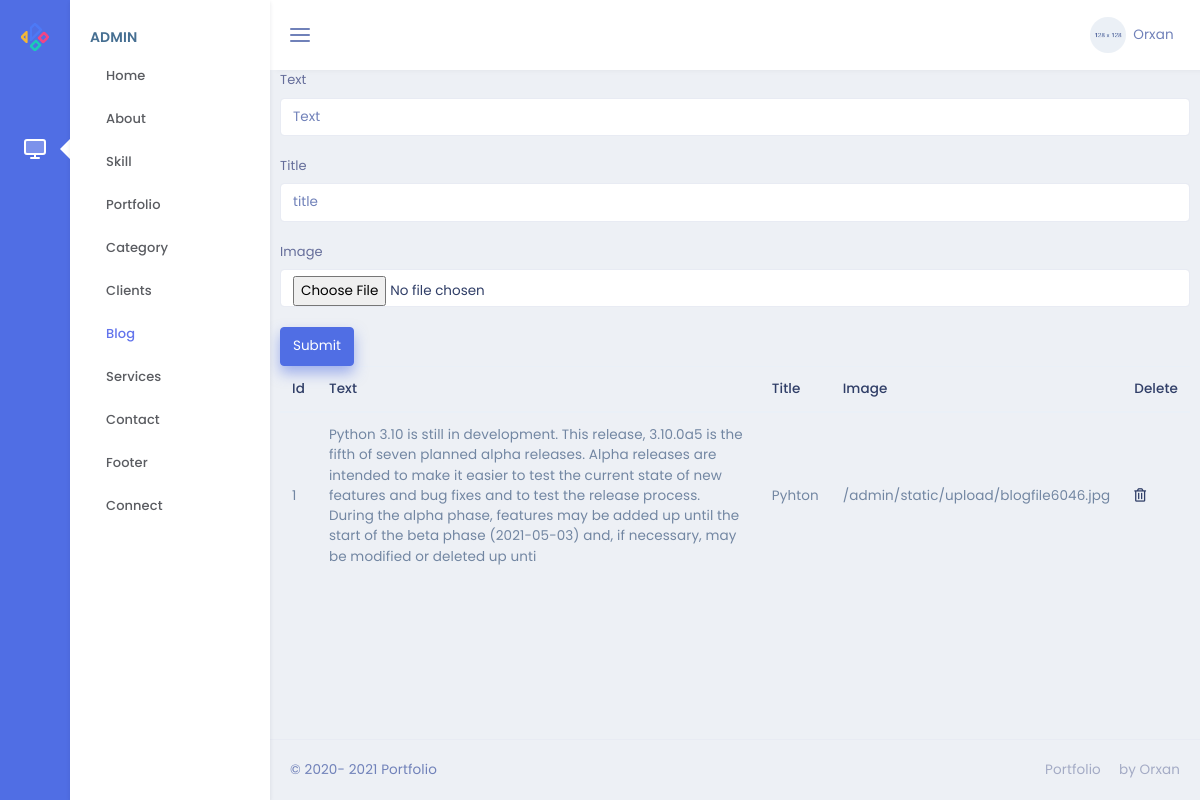
The page /admin/blog on the database its author committed.
### models.py (models this page shows)
class Blog(db.Model):
    id=db.Column(db.Integer,primary_key=True)
    text=db.Column(db.String(50),nullable=False)
    title=db.Column(db.String(50))
    image=db.Column(db.String)
    time=db.Column(db.DateTime)

### admin/routes.py (the view, shortened to what this page needs)
@admin.route('/blog' , methods=["POST","GET"])
def blog():
    blg=Blog.query.all()
    return render_template('admin/Blog/blog.html',blg=blg)

### admin/templates/admin/Blog/blog.html
{% extends "admin/base.html" %}
{% block content %}
<form action="/admin/blog" method="POST"   enctype="multipart/form-data">
    <div class="form-group">
        <label for="text">Text</label>
        <input type="text" class="form-control" name="text" id="text" placeholder="Text">
    </div>
    <div class="form-group">
        <label for="title">Title</label>
        <input type="text" class="form-control" name="title" id="title" placeholder="title">
    </div>
    <div class="form-group">
        <label for="image">Image</label>
        <input type="file" class="form-control" name="image" id="image" placeholder="image">
    </div>
    <button type="submit" class="btn btn-primary">Submit</button>
</form>
<table class="table">
    <thead>
        <tr>
            <th scope="col">Id</th>
            <th scope="col">Text</th>
            <th scope="col">Title</th>
            <th scope="col">Image</th>
            <th scope="col">Delete</th>
        </tr>
    </thead>
    <tbody>
        {% for i in blg %}
        <tr>
            <td>{{i.id}}</td>
            <td>{{i.text}}</td>
            <td>{{i.title}}</td>
            <td>{{i.image}}</td>
            <td><a href="/admin/blog/{{i.id}}"><i class="far fa-trash-alt"></i></a></td>
        </tr>
        {% endfor %}
        </tbody>
</table>
{% endblock %}

### rows shown on the page
Blog: id "1", text "Python 3.10 is still in development. This release, 3.10.0a5 is the fifth of seven planned alpha releases. Alpha releases are intended to make it easier to test the current state of new features and bug fixes and to test the release process. During the alpha phase, features may be added up until the start of the beta phase (2021-05-03) and, if necessary, may be modified or deleted up unti", title "Pyhton", image "/admin/static/upload/blogfile6046.jpg"
